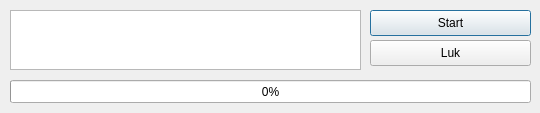
<?xml version="1.0" encoding="UTF-8"?>
<ui version="4.0">
    <class>HttpProdImportDialog</class>
    <widget class="QDialog" name="HttpProdImportDialog">
        <property name="geometry">
            <rect>
                <x>0</x>
                <y>0</y>
                <width>540</width>
                <height>113</height>
            </rect>
        </property>
        <property name="windowTitle">
            <string>Prisliste import fra server</string>
        </property>
        <widget class="QListWidget" name="itemList">
            <property name="geometry">
                <rect>
                    <x>10</x>
                    <y>10</y>
                    <width>351</width>
                    <height>60</height>
                </rect>
            </property>
        </widget>
        <widget class="QProgressBar" name="progress_bar">
            <property name="geometry">
                <rect>
                    <x>10</x>
                    <y>80</y>
                    <width>521</width>
                    <height>23</height>
                </rect>
            </property>
            <property name="value">
                <number>0</number>
            </property>
        </widget>
        <widget class="QPushButton" name="buttonStart">
            <property name="geometry">
                <rect>
                    <x>370</x>
                    <y>10</y>
                    <width>161</width>
                    <height>26</height>
                </rect>
            </property>
            <property name="text">
                <string>Start</string>
            </property>
        </widget>
        <widget class="QPushButton" name="buttonClose">
            <property name="geometry">
                <rect>
                    <x>370</x>
                    <y>40</y>
                    <width>161</width>
                    <height>26</height>
                </rect>
            </property>
            <property name="text">
                <string>Luk</string>
            </property>
        </widget>
    </widget>
    <resources/>
    <connections/>
</ui>
